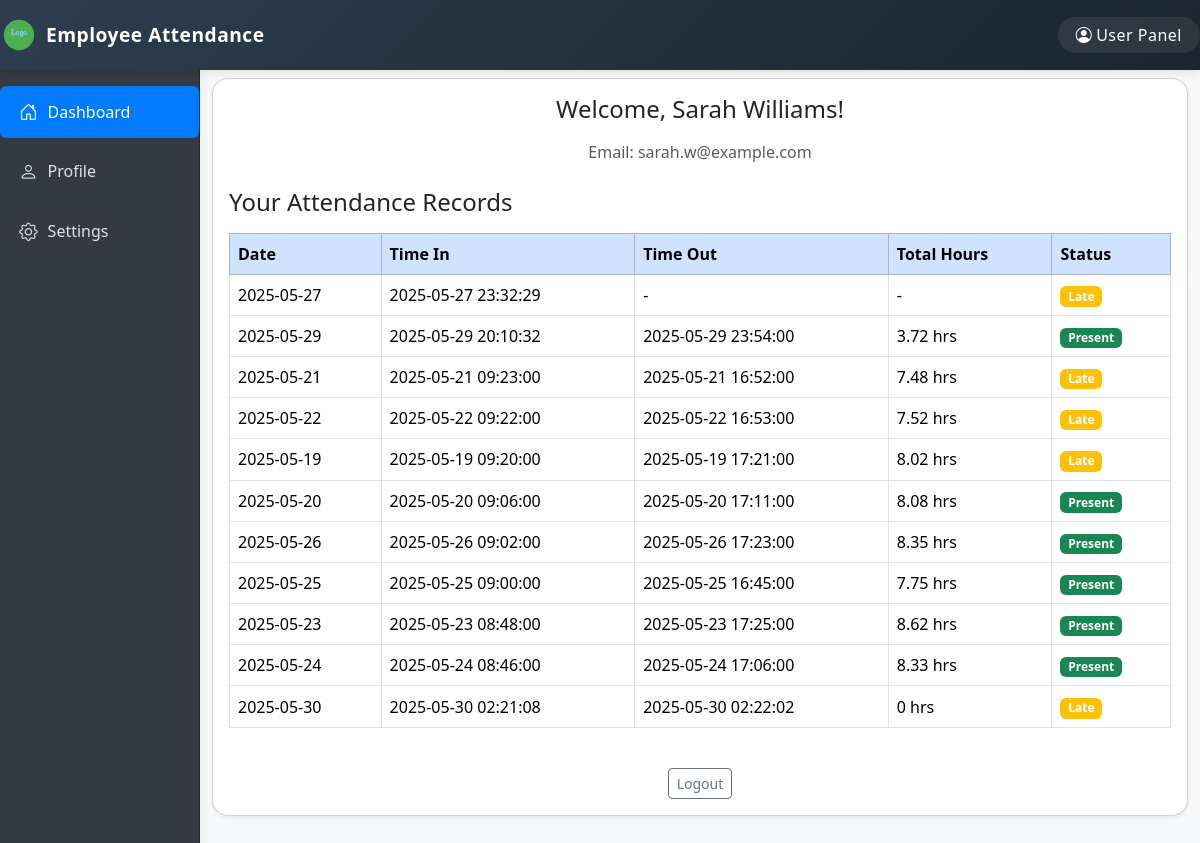
The page /views/user/dashboard.php (signed in) on the database as committed earlier.
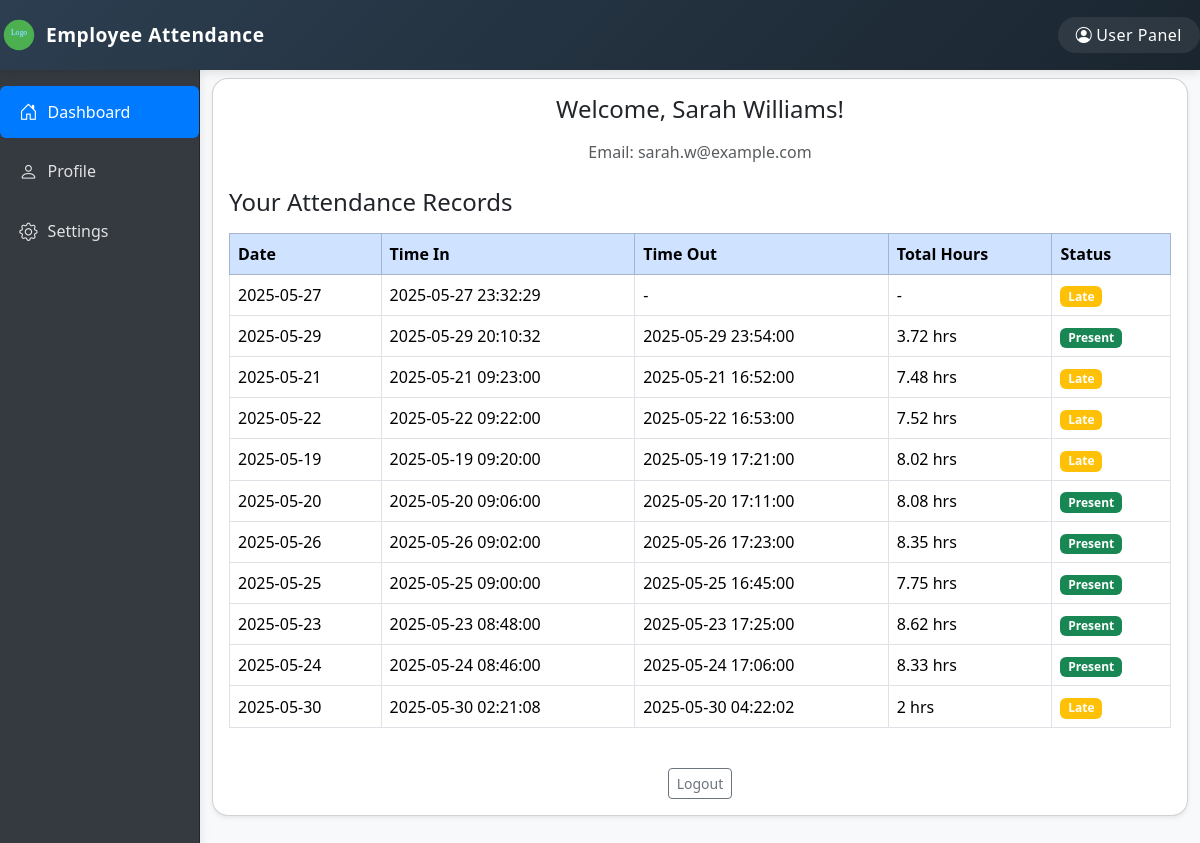
The same page on the database as committed later.
### tables this page shows
CREATE TABLE `morning_time_log` (
  `id` int(11) NOT NULL,
  `employee_id` int(11) NOT NULL,
  `time_in` datetime DEFAULT NULL,
  `time_out` datetime DEFAULT NULL,
  `status` enum('present','late','absent') DEFAULT 'absent'
);

### db/connect.php (called while the page is built, shortened)
<?php
$host = "localhost";
$username = "root";
$password = "";
$database = "employee_attendance";
try {
    $conn = new mysqli($host, $username, $password, $database);
    return $conn;
} catch (Exception $e) {
    die("Database connection error: " . $e->getMessage());
}
?>

### controller/user/user_dashboard.php (called while the page is built, shortened)
<?php
require_once '../../db/connect.php';
$user_id = $_SESSION['user_id'];
$stmt = $conn->prepare("SELECT username, email FROM users WHERE id = ?");
$stmt->bind_param("i", $user_id);
$stmt->execute();
$user_result = $stmt->get_result();
$user = $user_result->fetch_assoc();
$stmt = $conn->prepare("SELECT id, DATE(time_in) AS date, TIME(time_in) AS time_in, TIME(time_out) AS time_out, time_in, time_out, status
    FROM morning_time_log
    WHERE employee_id = ? AND time_in IS NOT NULL AND TIME(time_in) != '00:00:00'
    ORDER BY time_in DESC");
$stmt->bind_param("i", $user_id);
$stmt->execute();
$attendance_result = $stmt->get_result();
$attendance = [];
while ($row = $attendance_result->fetch_assoc()) {
    $hours = '-';
    if (!empty($row['time_out']) && !empty($row['time_in'])) {
        $timeIn = new DateTime($row['time_in']);
        $timeOut = new DateTime($row['time_out']);
        $interval = $timeIn->diff($timeOut);
        $hours = $interval->h + ($interval->i / 60);
        $hours = round($hours, 2) . ' hrs';
    }
    $row['total_hours'] = $hours;
    $attendance[] = $row;
}
return [
    'user' => $user,
    'attendance' => $attendance
];

### views/user/dashboard.php (the view, shortened to what the changed rows need)
<?php
$data = include_once '../../controller/user/user_dashboard.php';
$user = $data['user'];
$attendance = $data['attendance'];
?>
<!DOCTYPE html>
<html lang="en">
<head>
    <link rel="stylesheet" href="../../assets/css/bootstrap.min.css">
</head>
<body class="bg-light">
<?php
require_once '../../includes/user/header.php';
?>
<div class="container-fluid" style="min-height:100vh;">
    <div class="row">
            <?php require_once '../../includes/user/sidebar.php'; ?>
        <div class="col-md-10 main-content-user">
            <div class="card shadow-sm rounded-4 mb-4">
                <div class="card-body">
                    <h2 class="h4 mb-3 text-center">Welcome, <?php echo htmlspecialchars($user['username']); ?>!</h2>
                    <div class="table-responsive">
                        <table class="table table-bordered table-hover align-middle">
                            <thead class="table-primary">
                                <tr>
                                    <th>Date</th>
                                    <th>Time In</th>
                                    <th>Time Out</th>
                                    <th>Total Hours</th>
                                    <th>Status</th>
                                </tr>
                            </thead>
                            <tbody>
                                <?php if (empty($attendance)): ?>
                                    <tr>
                                        <td colspan="5" class="text-center text-muted">No attendance records found.</td>
                                    </tr>
                                <?php else: ?>
                                    <?php foreach ($attendance as $row): ?>
                                        <tr>
                                            <td><?php echo htmlspecialchars($row['date']); ?></td>
                                            <td><?php echo htmlspecialchars($row['time_in']); ?></td>
                                            <td><?php echo htmlspecialchars($row['time_out'] ?? '-'); ?></td>
                                            <td><?php echo htmlspecialchars($row['total_hours']); ?></td>
                                            <td>
                                                <?php
                                                    $badge = 'secondary';
                                                    if ($row['status'] === 'present') $badge = 'success';
                                                    elseif ($row['status'] === 'late') $badge = 'warning';
                                                    elseif ($row['status'] === 'absent') $badge = 'danger';
                                                ?>
                                                <span class="badge bg-<?php echo $badge; ?>">
                                                    <?php echo ucfirst($row['status']); ?>
                                                </span>
                                            </td>
                                        </tr>
                                    <?php endforeach; ?>
                                <?php endif; ?>
                            </tbody>
                        </table>
                    </div>
                </div>
            </div>
        </div>
    </div>
</div>
</body>
</html>

Rows that differ between the two databases and show on the page:
changed morning_time_log (number 11 of 11 on the later page): time_out "2025-05-30 02:22:02" → "2025-05-30 04:22:02"; total_hours "0 hrs" → "2 hrs"
